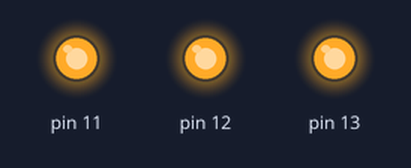
Simulated run of this sketch. Board: Arduino Uno, built with avr-gcc and run on an emulated ATmega328P. On the bench: output pins drawn as LEDs (lit = HIGH).

Above: at 0.2 s.
At 1.7 s:
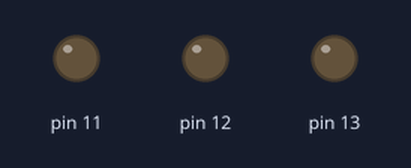
Timing chart, 0 to 3.0 s (numbered marks = the images above):
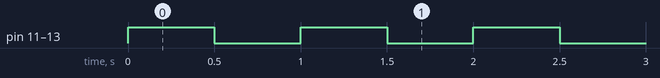

Measured:
- by itself, pin 11–13: alternates HIGH for 0.50 s and LOW for 0.50 s

The sketch:

TrafficLight.ino
```cpp
// Programa : Pisca Pisca pisca
// Autor : GILMAR

//class Environment {
//  public:
//
//    Pins() {
//      pin = {
//        {"LED",11},
//      };
//    }
//};

//Environment env;

void setup() {
  //Define a porta do led como saida
  pinMode(13, OUTPUT);
  pinMode(12, OUTPUT);
  pinMode(11, OUTPUT);
  //printf("Hello, World!\n");
}

void loop(){
  //Acende o led
  digitalWrite(13, HIGH);
  digitalWrite(12, HIGH);
  digitalWrite(11, HIGH);
  //printf("HIGH!\n");

  //Aguarda intervalo de tempo em milissegundos
  delay(500);

  //Apaga o led
  digitalWrite(13, LOW);
  digitalWrite(12, LOW);
  digitalWrite(11, LOW);
  //printf("LOW!\n");

  //Aguarda intervalo de tempo em milissegundos
  delay(500);
}
```
